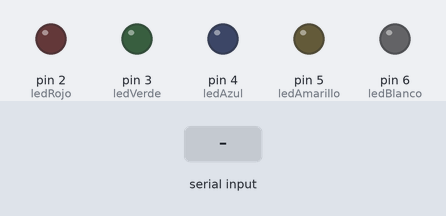
A sketch run on a simulated Arduino Uno, built with avr-gcc and run on an emulated ATmega328P. On the bench: output pins drawn as LEDs (lit = HIGH). The inputs (shaded band) are chosen by the test bench.

Above: at 1.2 s.
1.3 s: "R" received over Serial
At 2.2 s:
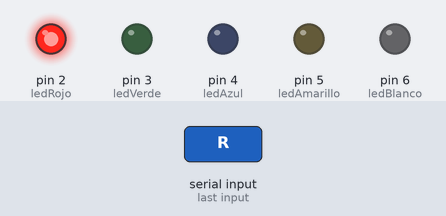
2.8 s: "G" received over Serial
At 3.3 s:
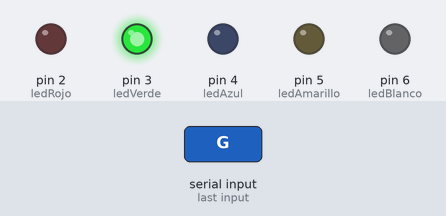
4.3 s: "B" received over Serial
At 5.5 s:
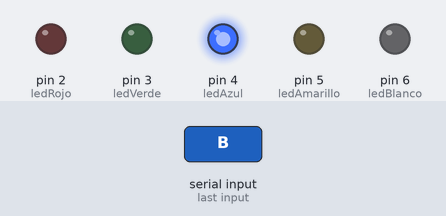
5.8 s: "Y" received over Serial
At 6.8 s:
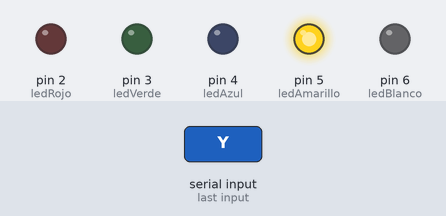
7.3 s: "W" received over Serial
At 7.9 s:
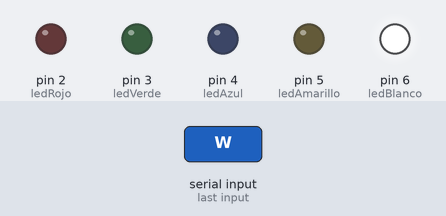
Timing chart, 0 to 9.8 s (numbered marks = the images above; inputs shaded):
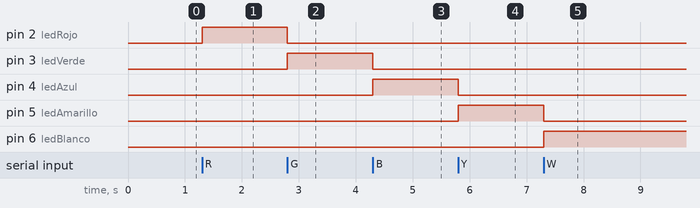

Measured:
- after the input at 1.3 s, pin 2 (ledRojo): LOW → HIGH at once
- after the input at 2.8 s, pin 2 (ledRojo): HIGH → LOW at once; pin 3 (ledVerde): LOW → HIGH at once
- after the input at 4.3 s, pin 3 (ledVerde): HIGH → LOW at once; pin 4 (ledAzul): LOW → HIGH at once
- after the input at 5.8 s, pin 4 (ledAzul): HIGH → LOW at once; pin 5 (ledAmarillo): LOW → HIGH at once
- after the input at 7.3 s, pin 5 (ledAmarillo): HIGH → LOW at once; pin 6 (ledBlanco): LOW → HIGH at once

The sketch:

leds.ino
```cpp
// Pines para cada LED
int ledRojo = 2;
int ledVerde = 3;
int ledAzul = 4;
int ledAmarillo = 5;
int ledBlanco = 6;

void setup() {
  Serial.begin(9600); // Comunicación con Processing
  pinMode(ledRojo, OUTPUT);
  pinMode(ledVerde, OUTPUT);
  pinMode(ledAzul, OUTPUT);
  pinMode(ledAmarillo, OUTPUT);
  pinMode(ledBlanco, OUTPUT);
}

void loop() {
  if (Serial.available() > 0) {
    char comando = Serial.read();

    // Apagar todos primero
    digitalWrite(ledRojo, LOW);
    digitalWrite(ledVerde, LOW);
    digitalWrite(ledAzul, LOW);
    digitalWrite(ledAmarillo, LOW);
    digitalWrite(ledBlanco, LOW);

    // Encender según comando
    if (comando == 'R') digitalWrite(ledRojo, HIGH);
    if (comando == 'G') digitalWrite(ledVerde, HIGH);
    if (comando == 'B') digitalWrite(ledAzul, HIGH);
    if (comando == 'Y') digitalWrite(ledAmarillo, HIGH);
    if (comando == 'W') digitalWrite(ledBlanco, HIGH);
  }
}
```
